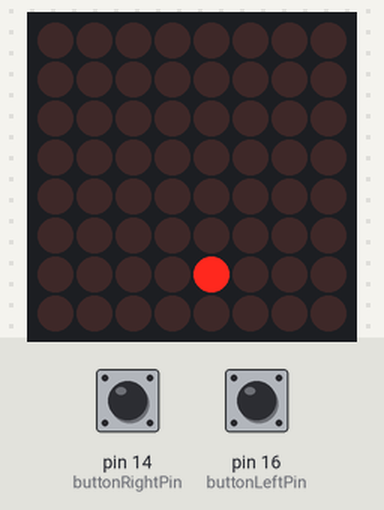
Bench run of a sketch on a simulated Arduino Uno, built with avr-gcc and run on an emulated ATmega328P. On the bench: 8×8 LED matrix. The test bench sets the inputs (shaded band); at power-on: pin 16 (buttonLeftPin) LOW, pin 14 (buttonRightPin) LOW. Random numbers use the default seed unless the sketch sets one; what the sketch prints to the serial monitor is not drawn.

Above: at 1.2 s.
1.3 s: pin 16 (buttonLeftPin) pulled HIGH for 0.15 s
At 1.66 s:
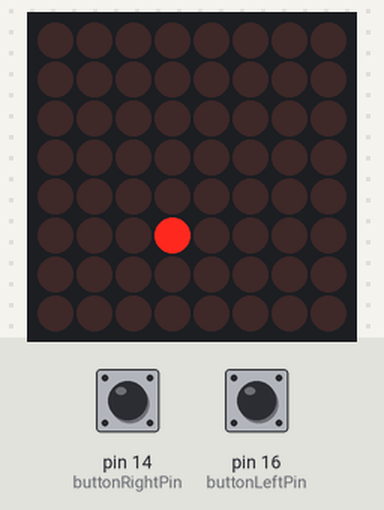
2.0 s: pin 14 (buttonRightPin) pulled HIGH for 0.15 s
At 2.69 s:
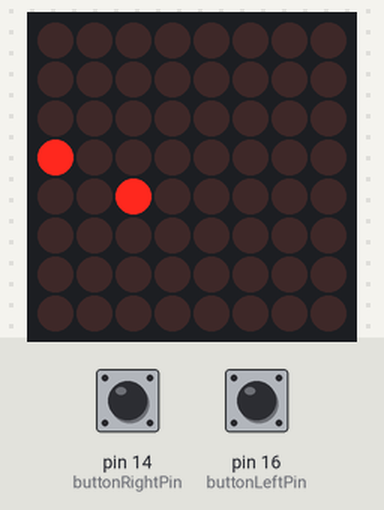
2.7 s: pin 14 (buttonRightPin) pulled HIGH for 1 s
At 4.2 s:
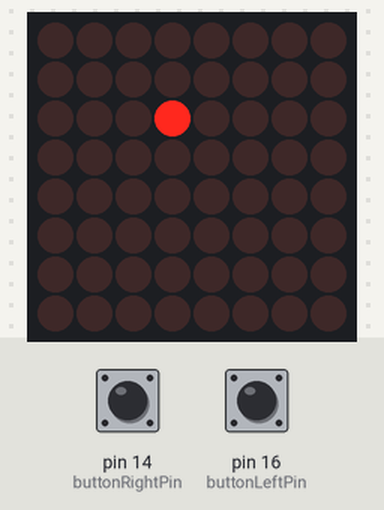
4.3 s: pin 16 (buttonLeftPin) pulled HIGH for 1 s
At 5.16 s:
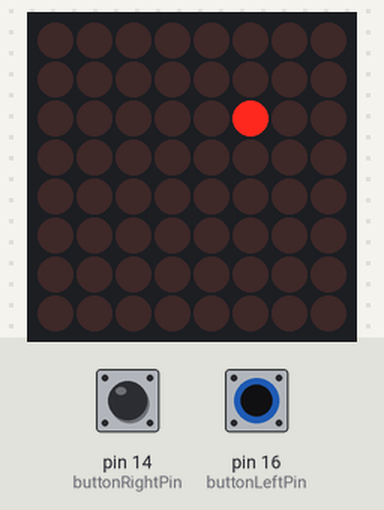
5.9 s: pin 16 (buttonLeftPin) pulled HIGH for 0.15 s
6.6 s: pin 16 (buttonLeftPin) pulled HIGH for 0.15 s
At 7.27 s:
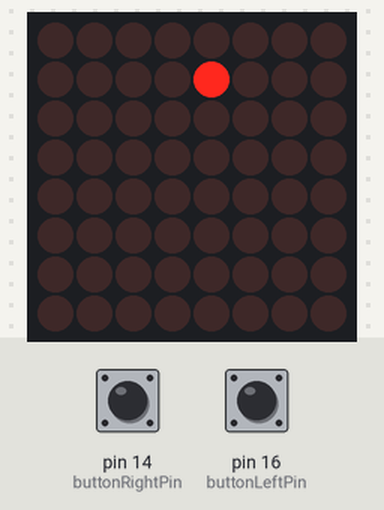
Timing chart, 0 to 9.6 s (numbered marks = the images above; inputs shaded):
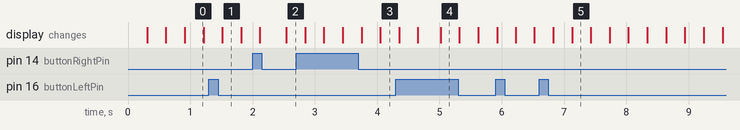

The sketch:

Snake8x8matrix.ino
```cpp
// Snake on 8x8Matrix
// 2013-06-15 JorgVisch
//
#include <Wire.h>
#include <Adafruit_GFX.h>
#include <Adafruit_LEDBackpack.h>

// Button pin
const int buttonRightPin = 14;
const int buttonLeftPin  = 16;

// Game constants
// buttons
const int RIGHTBUTTON = 0;
const int LEFTBUTTON  = 1;
// direction
const int TOP    = 0;
const int RIGHT  = 1;
const int BOTTOM = 2;
const int LEFT   = 3;
// Snake
const int MAX_SNAKE_LENGTH = 10;

// Variables
Adafruit_8x8matrix matrix = Adafruit_8x8matrix();  // Display
int direction = TOP;                               // direction of movement
int snakeX[MAX_SNAKE_LENGTH];                      // X-coordinates of snake
int snakeY[MAX_SNAKE_LENGTH];                      // Y-coordinates of snake
int snakeLength = 1;                               // nr of parts of snake
boolean buttonRead = false;                        // is button already read in this loop
unsigned long prevTime = 0;                        // for gamedelay (ms)
unsigned long delayTime = 500;                     // Game step in ms

int fruitX, fruitY;
unsigned long fruitPrevTime = 0;
unsigned long fruitBlinkTime = 1000/250;
int fruitLed = LED_ON;

void setup(){
  Serial.begin(9600);
  Serial.println("Snake is started");
  randomSeed(analogRead(0));
  // Init led matrix
  matrix.begin(0x70);
  // init buttons
  int buttonpins[] = {buttonRightPin, buttonLeftPin};
  initButtons(buttonpins, 2);
  // init snake
  snakeX[0] = 4;
  snakeY[0] = 7;
  for(int i=1; i<MAX_SNAKE_LENGTH; i++){
    snakeX[i] = snakeY[i] = -1;
  }
  makeFruit();
}

void loop(){
  checkButtons();
  unsigned long currentTime = millis();
  if(currentTime - prevTime >= delayTime){
    nextstep();
    buttonRead = false;
    prevTime = currentTime;
  }
  draw();
}

void checkButtons(){
  if(!buttonRead){
    int currentDirection = direction;
    if(buttonClicked(LEFTBUTTON)){
      direction--;
      if(direction < 0){
        direction = LEFT;
      }
    }
    else if(buttonClicked(RIGHTBUTTON)){
      direction++;
      if(direction > 3){
        direction = TOP;
      }
    }
    buttonRead = (currentDirection != direction);
  }
}

void draw(){
  matrix.clear();
  drawSnake();
  drawFruit();
  matrix.writeDisplay();
}

void drawSnake(){
  for(int i=0; i<snakeLength; i++){
    matrix.drawPixel(snakeX[i], snakeY[i], LED_ON);
  }
}

void drawFruit(){
  if(inPlayField(fruitX, fruitY)){
    unsigned long currenttime = millis();
    if(currenttime - fruitPrevTime >= fruitBlinkTime){
      fruitLed = (fruitLed == LED_ON) ? LED_OFF : LED_ON;
      fruitPrevTime = currenttime;
    }
    matrix.drawPixel(fruitX, fruitY, fruitLed);
  }
}

boolean inPlayField(int x, int y){
  return (x>=0) && (x<8) && (y>=0) && (y<8);
}

void nextstep(){
  for(int i=snakeLength-1; i>0; i--){
    snakeX[i] = snakeX[i-1];
    snakeY[i] = snakeY[i-1];
  }
  switch(direction){
    case TOP:
      snakeY[0] = snakeY[0]-1;
      break;
    case RIGHT:
      snakeX[0] = snakeX[0]+1;
      break;
    case BOTTOM:
      snakeY[0] = snakeY[0]+1;
      break;
    case LEFT:
      snakeX[0]=snakeX[0]-1;
      break;
  }
  if((snakeX[0] == fruitX) && (snakeY[0] == fruitY)){
    snakeLength++;
    if(snakeLength < MAX_SNAKE_LENGTH){
      makeFruit();
    }
    else {
      fruitX = fruitY = -1;
    }
  }
}

void makeFruit(){
  int x, y;
  x = random(0, 8);
  y = random(0, 8);
  while(isPartOfSnake(x, y)){
    x = random(0, 8);
    y = random(0, 8);
  }
  fruitX = x;
  fruitY = y;
}

boolean isPartOfSnake(int x, int y){
  for(int i=0; i<snakeLength-1; i++){
    if((x == snakeX[i]) && (y == snakeY[i])){
      return true;
    }
  }
  return false;
}
```

buttons.ino
```cpp
int* buttonPin;
int* buttonState;

void initButtons(int pinNumbers[], int length){
  Serial.println("initButtons");
  // Copy PIN numbers
  buttonPin = new int[length];
  for(int i=0; i<length; i++){
    buttonPin[i] = pinNumbers[i];
  }
  // Initialize button state
  buttonState = new int[length];
  for(int i=0; i<length; i++){
    buttonState[i] = LOW;
  }

  for(int i=0; i<length; i++)
  {
    Serial.print(buttonPin[i]);
    Serial.print(buttonState[i]);
  }

}

boolean buttonClicked(int index){
  // current state
  int state = digitalRead(buttonPin[index]);
  boolean buttonClick = false;
  // button has pressed
  if(buttonState[index] == HIGH){
    if(state == LOW){
      buttonClick = true;
    }
  }
  buttonState[index] = state;
  return buttonClick;
}
```
